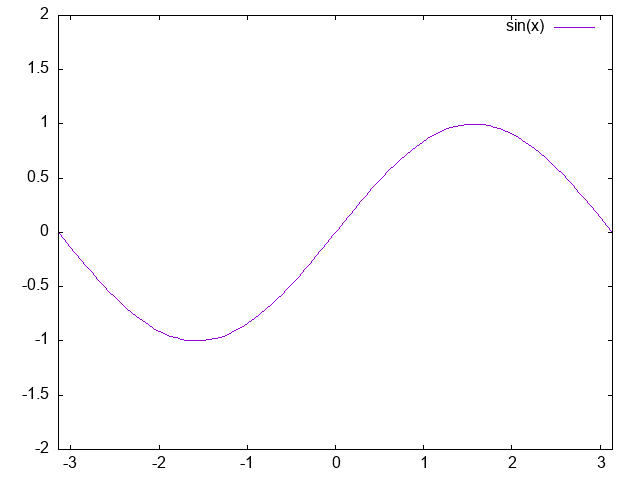

Write the gnuplot code that produced this figure.
set terminal png
set output "sin_pipi.png"
set xrange [-pi:pi]
set yrange [-2:2]
plot sin(x)